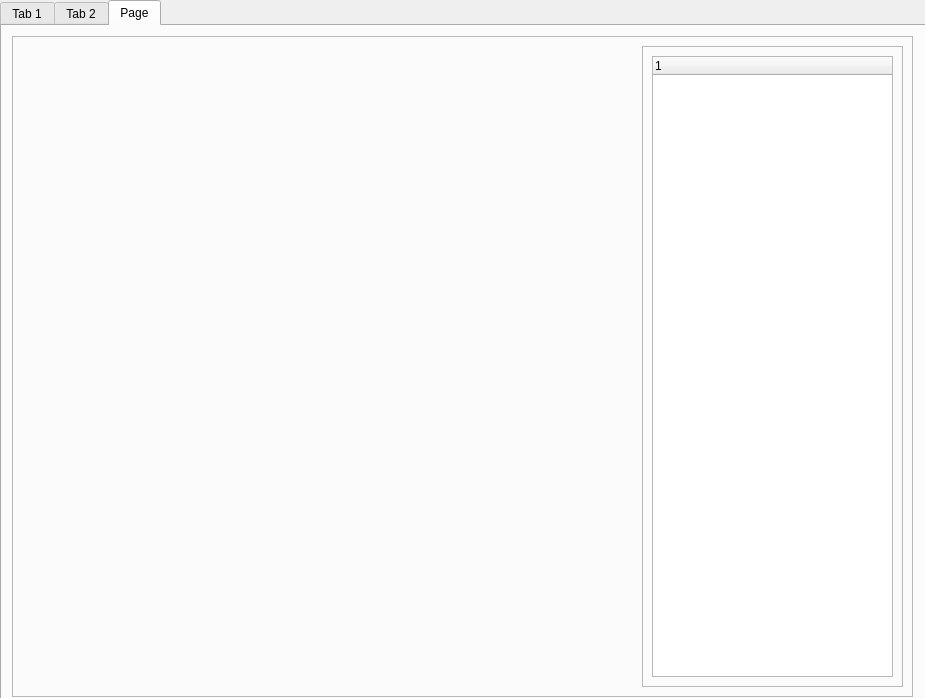
<?xml version="1.0" encoding="UTF-8"?>
<ui version="4.0">
 <class>Dialog</class>
 <widget class="QDialog" name="Dialog">
  <property name="geometry">
   <rect>
    <x>0</x>
    <y>0</y>
    <width>925</width>
    <height>698</height>
   </rect>
  </property>
  <property name="windowTitle">
   <string>Dialog</string>
  </property>
  <widget class="QTabWidget" name="tabWidget">
   <property name="geometry">
    <rect>
     <x>0</x>
     <y>0</y>
     <width>931</width>
     <height>701</height>
    </rect>
   </property>
   <property name="currentIndex">
    <number>2</number>
   </property>
   <widget class="QWidget" name="tab">
    <attribute name="title">
     <string>Tab 1</string>
    </attribute>
    <widget class="QFrame" name="frame">
     <property name="geometry">
      <rect>
       <x>10</x>
       <y>10</y>
       <width>901</width>
       <height>661</height>
      </rect>
     </property>
     <property name="frameShape">
      <enum>QFrame::StyledPanel</enum>
     </property>
     <property name="frameShadow">
      <enum>QFrame::Raised</enum>
     </property>
     <widget class="QFrame" name="frame_2">
      <property name="geometry">
       <rect>
        <x>10</x>
        <y>10</y>
        <width>551</width>
        <height>641</height>
       </rect>
      </property>
      <property name="frameShape">
       <enum>QFrame::StyledPanel</enum>
      </property>
      <property name="frameShadow">
       <enum>QFrame::Raised</enum>
      </property>
      <widget class="QTableWidget" name="tableWidget">
       <property name="geometry">
        <rect>
         <x>0</x>
         <y>0</y>
         <width>551</width>
         <height>641</height>
        </rect>
       </property>
      </widget>
     </widget>
     <widget class="QFrame" name="frame_3">
      <property name="geometry">
       <rect>
        <x>570</x>
        <y>10</y>
        <width>321</width>
        <height>291</height>
       </rect>
      </property>
      <property name="frameShape">
       <enum>QFrame::StyledPanel</enum>
      </property>
      <property name="frameShadow">
       <enum>QFrame::Raised</enum>
      </property>
      <widget class="QLabel" name="label">
       <property name="geometry">
        <rect>
         <x>0</x>
         <y>0</y>
         <width>321</width>
         <height>291</height>
        </rect>
       </property>
       <property name="text">
        <string>TextLabel</string>
       </property>
      </widget>
     </widget>
     <widget class="QFrame" name="frame_4">
      <property name="geometry">
       <rect>
        <x>570</x>
        <y>310</y>
        <width>321</width>
        <height>161</height>
       </rect>
      </property>
      <property name="frameShape">
       <enum>QFrame::StyledPanel</enum>
      </property>
      <property name="frameShadow">
       <enum>QFrame::Raised</enum>
      </property>
      <widget class="QTableWidget" name="tableWidget_2">
       <property name="geometry">
        <rect>
         <x>0</x>
         <y>0</y>
         <width>321</width>
         <height>161</height>
        </rect>
       </property>
      </widget>
     </widget>
     <widget class="QFrame" name="frame_5">
      <property name="geometry">
       <rect>
        <x>570</x>
        <y>480</y>
        <width>321</width>
        <height>171</height>
       </rect>
      </property>
      <property name="frameShape">
       <enum>QFrame::StyledPanel</enum>
      </property>
      <property name="frameShadow">
       <enum>QFrame::Raised</enum>
      </property>
      <widget class="QPushButton" name="pushButton">
       <property name="geometry">
        <rect>
         <x>0</x>
         <y>0</y>
         <width>321</width>
         <height>71</height>
        </rect>
       </property>
       <property name="text">
        <string>수 정</string>
       </property>
      </widget>
      <widget class="QPushButton" name="pushButton_2">
       <property name="geometry">
        <rect>
         <x>0</x>
         <y>100</y>
         <width>321</width>
         <height>71</height>
        </rect>
       </property>
       <property name="text">
        <string>삭 제</string>
       </property>
      </widget>
     </widget>
    </widget>
   </widget>
   <widget class="QWidget" name="tab_2">
    <attribute name="title">
     <string>Tab 2</string>
    </attribute>
    <widget class="QFrame" name="frame_6">
     <property name="geometry">
      <rect>
       <x>10</x>
       <y>10</y>
       <width>901</width>
       <height>661</height>
      </rect>
     </property>
     <property name="frameShape">
      <enum>QFrame::StyledPanel</enum>
     </property>
     <property name="frameShadow">
      <enum>QFrame::Raised</enum>
     </property>
     <widget class="QFrame" name="frame_7">
      <property name="geometry">
       <rect>
        <x>10</x>
        <y>10</y>
        <width>281</width>
        <height>641</height>
       </rect>
      </property>
      <property name="frameShape">
       <enum>QFrame::StyledPanel</enum>
      </property>
      <property name="frameShadow">
       <enum>QFrame::Raised</enum>
      </property>
      <widget class="QTableWidget" name="tableWidget_3">
       <property name="geometry">
        <rect>
         <x>10</x>
         <y>10</y>
         <width>261</width>
         <height>621</height>
        </rect>
       </property>
      </widget>
     </widget>
     <widget class="QFrame" name="frame_8">
      <property name="geometry">
       <rect>
        <x>300</x>
        <y>10</y>
        <width>591</width>
        <height>511</height>
       </rect>
      </property>
      <property name="frameShape">
       <enum>QFrame::StyledPanel</enum>
      </property>
      <property name="frameShadow">
       <enum>QFrame::Raised</enum>
      </property>
      <widget class="QWidget" name="widget" native="true">
       <property name="geometry">
        <rect>
         <x>0</x>
         <y>0</y>
         <width>591</width>
         <height>511</height>
        </rect>
       </property>
      </widget>
     </widget>
     <widget class="QFrame" name="frame_9">
      <property name="geometry">
       <rect>
        <x>300</x>
        <y>530</y>
        <width>591</width>
        <height>121</height>
       </rect>
      </property>
      <property name="frameShape">
       <enum>QFrame::StyledPanel</enum>
      </property>
      <property name="frameShadow">
       <enum>QFrame::Raised</enum>
      </property>
      <widget class="QLabel" name="label_2">
       <property name="geometry">
        <rect>
         <x>0</x>
         <y>0</y>
         <width>591</width>
         <height>121</height>
        </rect>
       </property>
       <property name="text">
        <string>TextLabel</string>
       </property>
      </widget>
     </widget>
    </widget>
   </widget>
   <widget class="QWidget" name="tab_3">
    <attribute name="title">
     <string>Page</string>
    </attribute>
    <widget class="QFrame" name="frame_10">
     <property name="geometry">
      <rect>
       <x>10</x>
       <y>10</y>
       <width>901</width>
       <height>661</height>
      </rect>
     </property>
     <property name="frameShape">
      <enum>QFrame::StyledPanel</enum>
     </property>
     <property name="frameShadow">
      <enum>QFrame::Raised</enum>
     </property>
     <widget class="QWidget" name="widget_2" native="true">
      <property name="geometry">
       <rect>
        <x>10</x>
        <y>10</y>
        <width>601</width>
        <height>641</height>
       </rect>
      </property>
      <widget class="QWidget" name="widget_3" native="true">
       <property name="geometry">
        <rect>
         <x>10</x>
         <y>10</y>
         <width>581</width>
         <height>621</height>
        </rect>
       </property>
      </widget>
     </widget>
     <widget class="QFrame" name="frame_11">
      <property name="geometry">
       <rect>
        <x>630</x>
        <y>10</y>
        <width>261</width>
        <height>641</height>
       </rect>
      </property>
      <property name="frameShape">
       <enum>QFrame::StyledPanel</enum>
      </property>
      <property name="frameShadow">
       <enum>QFrame::Raised</enum>
      </property>
      <widget class="QTreeWidget" name="treeWidget">
       <property name="geometry">
        <rect>
         <x>10</x>
         <y>10</y>
         <width>241</width>
         <height>621</height>
        </rect>
       </property>
       <column>
        <property name="text">
         <string notr="true">1</string>
        </property>
       </column>
      </widget>
     </widget>
    </widget>
   </widget>
  </widget>
 </widget>
 <resources/>
 <connections/>
</ui>
